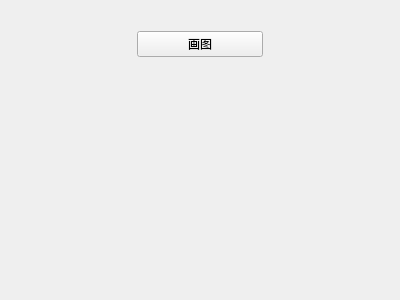
<?xml version="1.0" encoding="UTF-8"?>
<ui version="4.0">
 <class>Widget</class>
 <widget class="QWidget" name="Widget">
  <property name="geometry">
   <rect>
    <x>0</x>
    <y>0</y>
    <width>400</width>
    <height>300</height>
   </rect>
  </property>
  <property name="windowTitle">
   <string>Widget</string>
  </property>
  <layout class="QGridLayout" name="gridLayout">
   <item row="0" column="1">
    <spacer name="horizontalSpacer_3">
     <property name="orientation">
      <enum>Qt::Horizontal</enum>
     </property>
     <property name="sizeHint" stdset="0">
      <size>
       <width>121</width>
       <height>20</height>
      </size>
     </property>
    </spacer>
   </item>
   <item row="1" column="0">
    <spacer name="horizontalSpacer">
     <property name="orientation">
      <enum>Qt::Horizontal</enum>
     </property>
     <property name="sizeHint" stdset="0">
      <size>
       <width>120</width>
       <height>20</height>
      </size>
     </property>
    </spacer>
   </item>
   <item row="1" column="1">
    <widget class="QPushButton" name="pushButton">
     <property name="text">
      <string>画图</string>
     </property>
    </widget>
   </item>
   <item row="1" column="2">
    <spacer name="horizontalSpacer_2">
     <property name="orientation">
      <enum>Qt::Horizontal</enum>
     </property>
     <property name="sizeHint" stdset="0">
      <size>
       <width>120</width>
       <height>20</height>
      </size>
     </property>
    </spacer>
   </item>
   <item row="2" column="1">
    <spacer name="verticalSpacer">
     <property name="orientation">
      <enum>Qt::Vertical</enum>
     </property>
     <property name="sizeHint" stdset="0">
      <size>
       <width>20</width>
       <height>221</height>
      </size>
     </property>
    </spacer>
   </item>
  </layout>
 </widget>
 <layoutdefault spacing="6" margin="11"/>
 <resources/>
 <connections/>
</ui>
